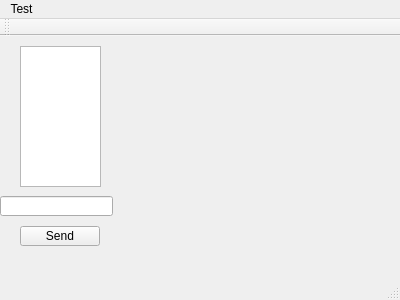
<?xml version="1.0" encoding="UTF-8"?>
<ui version="4.0">
 <class>MainWindow</class>
 <widget class="QMainWindow" name="MainWindow">
  <property name="geometry">
   <rect>
    <x>0</x>
    <y>0</y>
    <width>400</width>
    <height>300</height>
   </rect>
  </property>
  <property name="windowTitle">
   <string>MainWindow</string>
  </property>
  <widget class="QWidget" name="centralWidget">
   <widget class="QLineEdit" name="lineEdit">
    <property name="geometry">
     <rect>
      <x>0</x>
      <y>160</y>
      <width>113</width>
      <height>20</height>
     </rect>
    </property>
   </widget>
   <widget class="QPushButton" name="sendBtn">
    <property name="geometry">
     <rect>
      <x>20</x>
      <y>190</y>
      <width>80</width>
      <height>20</height>
     </rect>
    </property>
    <property name="text">
     <string>Send</string>
    </property>
   </widget>
   <widget class="QListWidget" name="listWidget">
    <property name="geometry">
     <rect>
      <x>20</x>
      <y>10</y>
      <width>81</width>
      <height>141</height>
     </rect>
    </property>
   </widget>
  </widget>
  <widget class="QMenuBar" name="menuBar">
   <property name="geometry">
    <rect>
     <x>0</x>
     <y>0</y>
     <width>400</width>
     <height>17</height>
    </rect>
   </property>
   <widget class="QMenu" name="menuTest">
    <property name="title">
     <string>Test</string>
    </property>
    <addaction name="actionSelfTest"/>
   </widget>
   <addaction name="menuTest"/>
  </widget>
  <widget class="QToolBar" name="mainToolBar">
   <attribute name="toolBarArea">
    <enum>TopToolBarArea</enum>
   </attribute>
   <attribute name="toolBarBreak">
    <bool>false</bool>
   </attribute>
  </widget>
  <widget class="QStatusBar" name="statusBar"/>
  <action name="actionSelfTest">
   <property name="text">
    <string>SelfTest</string>
   </property>
  </action>
 </widget>
 <layoutdefault spacing="6" margin="11"/>
 <resources/>
 <connections/>
</ui>
